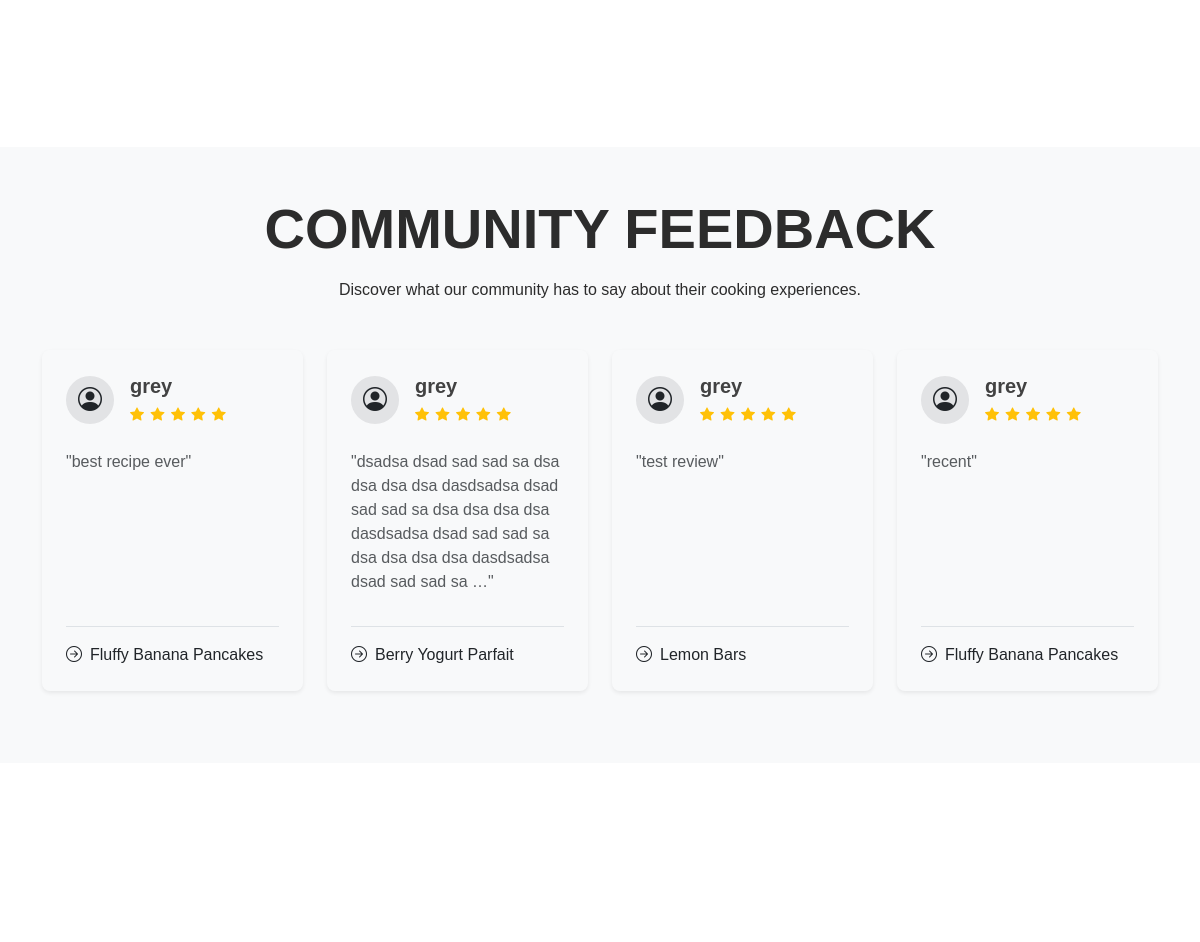
The app's page / (middle part), older data.
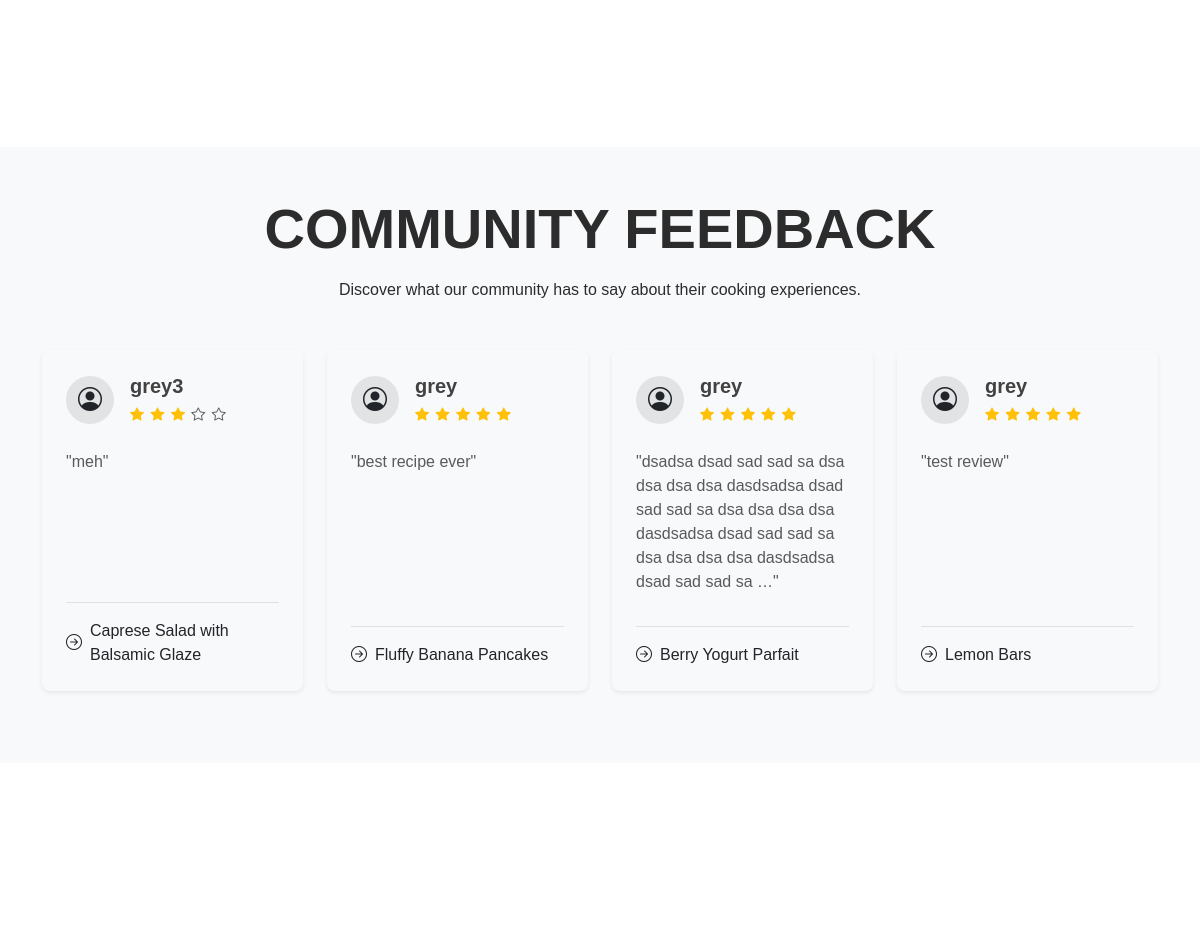
The same page, newer data.
### recipes/models.py (models this page shows, shortened)
class Review(models.Model):
    recipe = models.ForeignKey(Recipe, on_delete=models.CASCADE, related_name="reviews")
    user = models.ForeignKey(User, on_delete=models.CASCADE)
    rating = models.IntegerField(choices=[(i, i) for i in range(1, 6)])  # Rating from 1 to 5
    comment = models.TextField()
    created_at = models.DateTimeField(auto_now_add=True)
    class Meta:
        unique_together = ['user', 'recipe']  # Ensures one review per user per recipe

class Recipe(models.Model):
    recipename = models.CharField(max_length=200, unique=True)
    description = models.TextField()
    ingredients = models.TextField()
    instructions = models.TextField(default='No instructions provided')
    prep_time = models.IntegerField(help_text="Preparation time in minutes", default=0)
    cook_time = models.IntegerField(help_text="Cooking time in minutes", default=0)
    servings = models.IntegerField(help_text="Number of servings", default=1)
    madeby = models.ForeignKey(User, on_delete=models.CASCADE, related_name='recipes')
    image = models.ImageField(upload_to='recipes/')
    slug = models.SlugField(blank=True)
    recipetype = models.ForeignKey(RecipeType, related_name='recipes', on_delete=models.CASCADE)
    favorites = models.ManyToManyField(User, related_name='favorite_recipes', blank=True)
    @property
    def average_rating(self):
        avg = self.reviews.aggregate(Avg('rating'))['rating__avg']
        if avg is not None:
            return round(avg)
        return 0

### cooked_app/views.py (the view)
# urls.py: 2. Add a URL to urlpatterns:  path('', views.home, name='home')
def home(request):
    return render(request, 'home.html')

### recipes/context_processors.py (called while the page is built)
def recipe_types(request):
    return {'recipe_types': RecipeType.objects.all()}

def reviews(request):
    return {'recent_reviews': Review.objects.select_related('user', 'recipe').order_by('-created_at')[:4]}

def recipes(request):
    return {'recipes': Recipe.objects.all()}

def recipe_categories(request):
    return {
        'filtered_recipe_types': RecipeType.objects.filter(
            recipetype__in=['Breakfast', 'Lunch', 'Dinner', 'Drinks', 'Desserts']
        ),
        'health_filtered_recipe_types': RecipeType.objects.filter(          # filter for categories in recipetype model
            recipetype__in=["Keto", 'Vegetarian']
        ),
        'holidays_filtered_recipe_types': RecipeType.objects.filter(
            recipetype__in=["Mother's Day", 'New Years']
        ),
    }

### templates/home.html (shortened to what this page needs)
{% extends 'layout.html' %}
{% block content %}
<link rel="stylesheet" href="https://unpkg.com/aos@next/dist/aos.css" />
<div class="container section-padding">
    <section class="section-padding">
    </section>
</div>
<section id="community-feedback" class="bg-light py-5">
    <div class="container pb-4">
        <div class="row">
            <div class="col-12">
                <div class="section-title text-center mb-5 " data-aos="fade-up" data-aos-duration="1000">
                    <h1 class="display-4 fw-semibold text-uppercase mb-3">Community Feedback</h1>
                    <p>Discover what our community has to say about their cooking experiences.</p>
                </div>
            </div>
        </div>
        <div class="row g-4">
            {% for review in recent_reviews %}
                <div class="col-lg-3 col-md-6" data-aos="fade-up" data-aos-duration="1000" data-aos-delay="{% if forloop.counter == 1 %}100{% elif forloop.counter == 2 %}200{% elif forloop.counter == 3 %}300{% else %}400{% endif %}">
                    <div class="card h-100 shadow-sm border-0 rounded-3 hover-shadow">
                        <div class="card-body p-4 d-flex flex-column">
                            <div class="d-flex align-items-center mb-4">
                                <div class="flex-shrink-0">
                                    <div class="avatar-circle bg-dark bg-opacity-10 text-dark">
                                        <i class="bi bi-person-circle fs-4"></i>
                                    </div>
                                </div>
                                <div class="flex-grow-1 ms-3">
                                    <h5 class="card-title mb-1 fw-semibold">{{ review.user.username }}</h5>
                                    <div class="rating">
                                        {% for i in "12345"|make_list %}
                                            {% if forloop.counter <= review.rating %}
                                                <i class="bi bi-star-fill text-warning"></i>
                                            {% else %}
                                                <i class="bi bi-star text-muted"></i>
                                            {% endif %}
                                        {% endfor %}
                                    </div>
                                </div>
                            </div>
                            <p class="card-text text-muted flex-grow-1">"{{ review.comment|truncatechars:150 }}"</p>
                            <div class="mt-3 pt-3 border-top">
                                <a href="{% url 'recipes:detail' category=review.recipe.recipetype.recipetype|lower slug=review.recipe.slug %}"
                                   class="text-decoration-none d-flex align-items-center text-dark">
                                    <i class="bi bi-arrow-right-circle me-2"></i>
                                    <span>{{ review.recipe.recipename }}</span>
                                </a>
                            </div>
                        </div>
                    </div>
                </div>
            {% empty %}
                <div class="col-12 text-center">
                    <p class="text-muted">No reviews available yet.</p>
                </div>
            {% endfor %}
        </div>
    </div>
</section>
<section class="section-padding">
</section>
{% endblock %}

Row changes from the older to the newer data that the page shows:
no longer on this page (row unchanged): Review: user.username "grey", rating 5 (drawn), comment "recent", recipe.recipename "Fluffy Banana Pancakes"
added Review: user.username "grey3", rating 3 (drawn), comment "meh", recipe.recipename "Caprese Salad with Balsamic Glaze"
